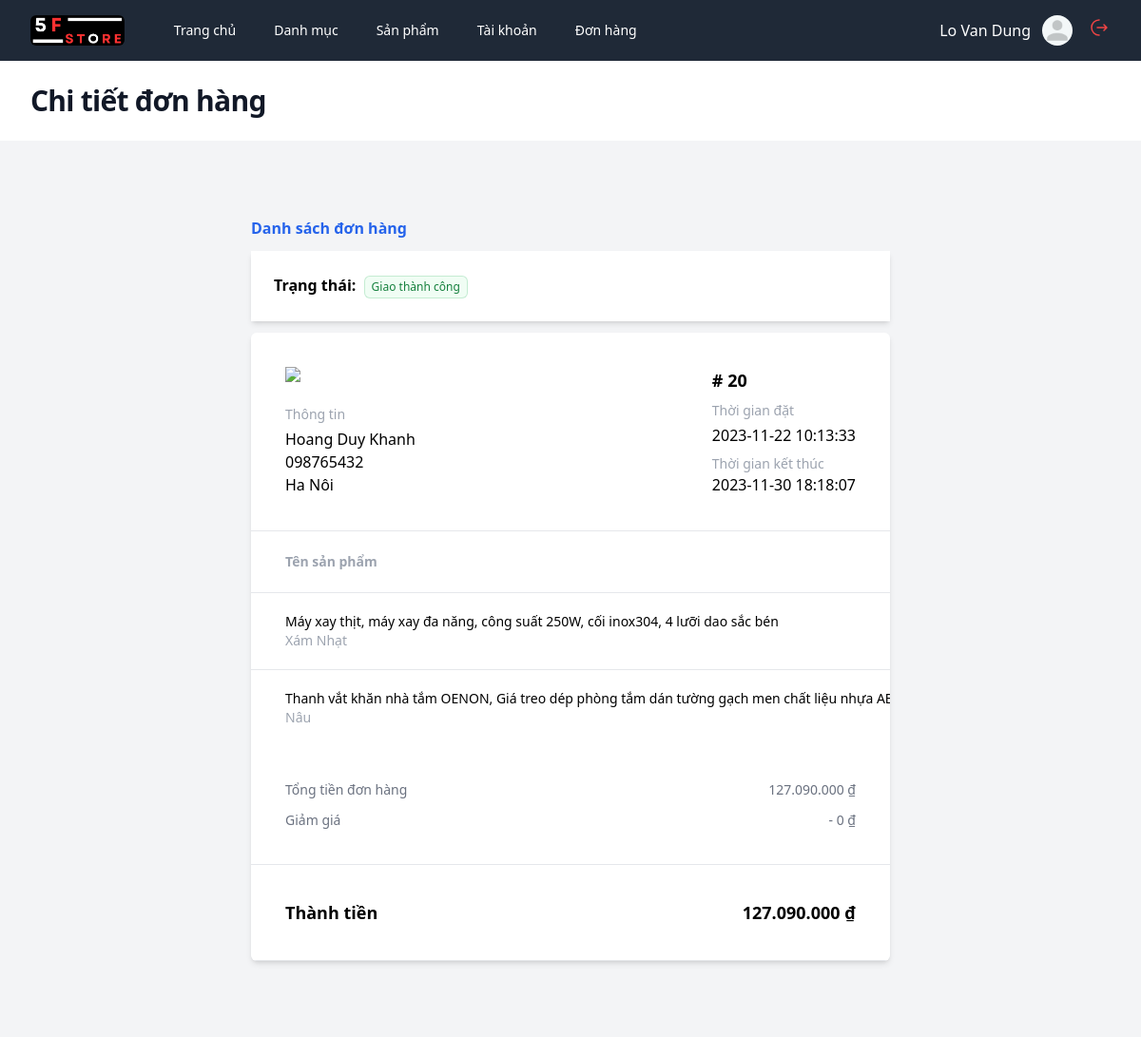
Page /admin?act=detail-bill&id=20 (signed in) on the committed database.
### tables this page shows
CREATE TABLE `bills` (
  `id` int(10) NOT NULL,
  `date` datetime NOT NULL,
  `end_date` datetime NOT NULL,
  `status` int(11) NOT NULL DEFAULT 1,
  `payment_method` int(11) NOT NULL DEFAULT 1,
  `transfer_method` varchar(200) NOT NULL,
  `total` int(10) NOT NULL,
  `discount` int(11) NOT NULL,
  `id_voucher` int(10) NOT NULL,
  `id_user` int(10) NOT NULL
);

CREATE TABLE `users` (
  `id` int(10) NOT NULL,
  `email` varchar(200) NOT NULL,
  `tell` varchar(13) NOT NULL,
  `full_name` varchar(200) NOT NULL,
  `password` varchar(200) NOT NULL,
  `address` varchar(200) NOT NULL,
  `birthday` varchar(50) NOT NULL,
  `avatar` varchar(200) NOT NULL,
  `role` int(10) NOT NULL DEFAULT 0,
  `is_deleted` tinyint(1) NOT NULL DEFAULT 0
);

CREATE TABLE `products_detail` (
  `id` int(10) NOT NULL,
  `amount` float NOT NULL,
  `code_color` varchar(200) NOT NULL,
  `color` varchar(50) NOT NULL,
  `image` varchar(200) NOT NULL,
  `size` varchar(255) NOT NULL,
  `id_product` int(10) NOT NULL
);

CREATE TABLE `products` (
  `id` int(10) NOT NULL,
  `name_product` varchar(200) NOT NULL,
  `description` text NOT NULL,
  `price` float NOT NULL,
  `origin_price` int(11) NOT NULL,
  `thumbnail` varchar(200) NOT NULL,
  `material` varchar(200) NOT NULL,
  `sold` int(11) NOT NULL DEFAULT 0,
  `created_at` varchar(200) NOT NULL,
  `id_category` int(10) NOT NULL,
  `is_deleted` tinyint(1) NOT NULL DEFAULT 0
);

### core.php (called while the page is built, shortened)
<?php
include('utils.php');
function viewAdmin($view, $values = [])
{
    return include("../views/admin/$view.php");
}
class Req
{
    public function __construct(
        Categories $categoriesService,
        Products $productsService,
        Users $usersService,
        Vouchers $vouchersService,
        CartsDetail $cartsService,
        Bills $billsService,
        ProductsBill $productsBillService,
        ProductDetail $productsDetailService,
        Images $imagesService,
        Reviews $reviewsService
    ) {
        $this->productsService = $productsService;
        $this->billsService = $billsService;
        $this->productsBillService = $productsBillService;
    }
}

### controllers/admin/BillsController.php (called while the page is built, shortened)
<?php
function controller_detail_bill(Req $req)
{
    $id = $_GET['id'];
    $bill = $req->billsService->getDetail($id);
    $idsProduct = $req->productsBillService->getProductsByBill($bill['id']);
    foreach ($idsProduct as $key => $idProduct) {
        extract($idProduct);
        $products[$key] = $req->productsService->getProductDetailInBill($id_product_detail);
        $products[$key]['amount_buy'] = $amount_buy;
    }
    return viewAdmin('detailOrder', ['bill' => $bill, 'products' => $products]);
}

### admin/index.php (called while the page is built, shortened)
<?php
function bootstrap()
{
    include("./routes.php");
    include("../database/service.php");
    include("../models/categories.php");
    include("../models/products.php");
    include("../models/users.php");
    include("../models/vouchers.php");
    include("../models/cartsDetail.php");
    include("../models/bills.php");
    include("../models/productsBill.php");
    include("../models/productsDetail.php");
    include("../models/images.php");
    include("../models/reviews.php");
    $role = $_SESSION["user"]["role"];
    $req = new Req(
        $categories,
        $products,
        $users,
        $vouchers,
        $cartsDetail,
        $bills,
        $productsBill,
        $productsDetail,
        $images,
        $reviews,
    );
    if (!isset($_GET['act'])) $act = check_path('');
    else $act = check_path($_GET['act']);
    foreach ($routes as $route) {
        if ($act == $route['path'] && $role >= 1 && $role <= 2) {
            return $route['view']($req);
        }
    }
}
bootstrap();

### database/service.php (called while the page is built, shortened)
<?php
include("database.php");
class ServicePdo
{
    public function __construct($nameDB)
    {
        $this->dbName = $nameDB;
        $this->pdo = connect();
    }
}

### models/bills.php (called while the page is built, shortened)
<?php
class Bills extends ServicePdo
{
    public function getDetail($id)
    {
        $dbName = $this->dbName;
        $sql = "SELECT *, $dbName.ID id FROM $dbName JOIN users ON users.ID = $dbName.ID_USER WHERE $dbName.ID = $id";
        return $this->pdo->query($sql)->fetch();
    }
}

### database/database.php (called while the page is built)
<?php
function connect()
{
    try {
        $connect =  new PDO("mysql:host=localhost; dbname=project", "root", "123456789");
        $connect->setAttribute(PDO::ATTR_ERRMODE, PDO::ERRMODE_EXCEPTION);
        return $connect;
    } catch (PDOException $e) {
        echo $e->getMessage();
        throw $e;
    }
}

### utils.php (called while the page is built, shortened)
<?php
function getStatus($status = 1)
{
    switch ($status) {
        case 5:
            return [
                'name' => 'Giao thành công',
                'color' => 'text-green-700 ring-green-600/20 bg-green-50',
            ];
        default:
            return [
                'name' => 'Đơn hủy',
                'color' => 'text-red-700 ring-red-600/10 bg-red-50',
            ];
    }
}

### models/products.php (called while the page is built, shortened)
<?php
class Products extends ServicePdo
{
    public function getProductDetailInBill($id)
    {
        $dbName = $this->dbName;
        $sql = "SELECT $dbName.ID as id, name_product, price, code_color, color, image
        FROM $dbName JOIN products_detail ON products_detail.ID_PRODUCT = $dbName.ID
        WHERE $dbName.IS_DELETED = false AND products_detail.ID = $id";
        return $this->pdo->query($sql)->fetch();
    }
}
$products = new Products("products");

### models/productsBill.php (called while the page is built, shortened)
<?php
class ProductsBill extends ServicePdo
{
    public function getProductsByBill($idBill)
    {
        $dbName = $this->dbName;
        $sql = "SELECT id_product_detail, amount_buy FROM $dbName WHERE ID_BILL = $idBill";
        return $this->pdo->query($sql)->fetchAll();
    }
}

### views/admin/detailOrder.php (the view, shortened to what this page needs)
<!DOCTYPE html>
<html lang="en">
<head>
    <script src="https://cdn.tailwindcss.com"></script>
    <link rel="stylesheet" href="/asset/css/style.css">
</head>
<body>
    <div class="min-h-full">
        <?php include('partials/header.php') ?>
        <header class="bg-white shadow">
            <div class="mx-auto max-w-7xl px-4 py-6 sm:px-6 lg:px-8">
                <h1 class="text-3xl font-bold tracking-tight text-gray-900">Chi tiết đơn hàng</h1>
            </div>
        </header>
        <main>
            <section class="bg-gray-100 py-10">
                <div class="max-w-2xl mx-auto py-0 md:py-10">
                    <a class="text-blue-600 font-semibold " href="?act=bills">Danh sách đơn hàng</a>
                    <div class="flex justify-between p-6 shadow-md my-3 bg-white">
                        <div>
                            <span class="font-semibold mr-1">Trạng thái:</span>
                            <span
                                class="inline-flex items-center rounded-md px-2 py-1 text-xs font-medium ring-1 ring-inset <?= getStatus($bill['status'])['color'] ?>">
                                <?= getStatus($bill['status'])['name'] ?>
                            </span>
                        </div>
                    </div>
                    <article class="shadow-none md:shadow-md md:rounded-md overflow-hidden">
                        <div class="md:rounded-b-md  bg-white">
                            <div class="p-9 border-b border-gray-200">
                                <div class="space-y-6">
                                    <div class="flex justify-between items-top">
                                        <div class="space-y-4">
                                            <div>
                                                <img class="h-6 object-cover mb-4" src="/asset/images/logo.jpg">
                                            </div>
                                            <div>
                                                <p class="font-medium text-sm text-gray-400 mb-1"> Thông tin </p>
                                                <p>
                                                    <?= $bill['full_name'] ?>
                                                </p>
                                                <p>
                                                    <?= $bill['tell'] ?>
                                                </p>
                                                <p>
                                                    <?= $bill['address'] ?>
                                                </p>
                                            </div>
                                        </div>
                                        <div class="space-y-2">
                                            <div>
                                                <p class="font-bold text-lg"> #
                                                    <?= $bill['id'] ?>
                                                </p>
                                            </div>
                                            <div>
                                                <p class="font-medium text-sm text-gray-400  mb-1"> Thời gian đặt </p>
                                                <p>
                                                    <?= $bill['date'] ?>
                                                </p>
                                            </div>
                                            <div>
                                                <p class="font-medium text-sm text-gray-400"> Thời gian kết thúc </p>
                                                <p>
                                                    <?= $bill['end_date'] ?>
                                                </p>
                                            </div>
                                        </div>
                                    </div>
                                </div>
                            </div>
                            <table class="w-full divide-y divide-gray-200 text-sm">
                                <thead>
                                    <tr>
                                        <th scope="col" class="px-9 py-4 text-left font-semibold text-gray-400"> Tên sản
                                            phẩm </th>
                                    </tr>
                                </thead>
                                <tbody class="divide-y divide-gray-200">
                                    <?php
                                    foreach ($products as $product) {
                                        extract($product);
                                        ?>
                                        <tr>
                                            <td class="px-9 py-5 whitespace-nowrap space-x-1 flex items-center">
                                                <div>
                                                    <p>
                                                        <?= $name_product ?>
                                                    </p>
                                                    <div class="flex gap-x-2">
                                                        <p class="text-sm text-gray-400 capitalize">
                                                            <?= $color ?>
                                                        </p>
                                                    </div>
                                                </div>
                                            </td>
                                        </tr>
                                        <?php
                                    }
                                    ?>
                                </tbody>
                            </table>
                            <div class="p-9 border-b border-gray-200">
                                <div class="space-y-3">
                                    <div class="flex justify-between">
                                        <div>
                                            <p class="text-gray-500 text-sm"> Tổng tiền đơn hàng </p>
                                        </div>
                                        <p class="text-gray-500 text-sm">
                                            <?= number_format($bill['total'] + $bill['discount'], 0, '.', '.') ?>
                                            &#8363;
                                        </p>
                                    </div>
                                    <div class="flex justify-between">
                                        <div>
                                            <p class="text-gray-500 text-sm"> Giảm giá </p>
                                        </div>
                                        <p class="text-gray-500 text-sm"> -
                                            <?= number_format($bill['discount'], 0, '.', '.') ?> &#8363;
                                        </p>
                                    </div>
                                </div>
                            </div>
                            <div class="p-9 border-b border-gray-200">
                                <div class="space-y-3">
                                    <div class="flex justify-between">
                                        <div>
                                            <p class="font-bold text-black text-lg"> Thành tiền </p>
                                        </div>
                                        <p class="font-bold text-black text-lg">
                                            <?= number_format($bill['total'], 0, '.', '.') ?> &#8363;
                                        </p>
                                    </div>
                                </div>
                            </div>
                        </div>
                    </article>
                </div>
            </section>
        </main>
    </div>
</body>
</html>

### rows in the picture
bills: status "Giao thành công", id_user.full_name "Hoang Duy Khanh", id_user.tell "098765432", id_user.address "Ha Nôi", id "20", date "2023-11-22 10:13:33", end_date "2023-11-30 18:18:07", $bill['total'] + $bill['discount'] "127.090.000", discount "0", total "127.090.000"
products_detail: id_product.name_product "Máy xay thịt, máy xay đa năng, công suất 250W, cối inox304, 4 lưỡi dao sắc bén", color "Xám Nhạt"
products_detail: id_product.name_product "Thanh vắt khăn nhà tắm OENON, Giá treo dép phòng tắm dán tường gạch men chất liệu nhựa…", color "Nâu"

### other values in the picture
$name "Trang chủ"
$name "Danh mục"
$name "Sản phẩm"
$name "Tài khoản"
$name "Đơn hàng"
$_SESSION['user']['full_name'] "Lo Van Dung"
